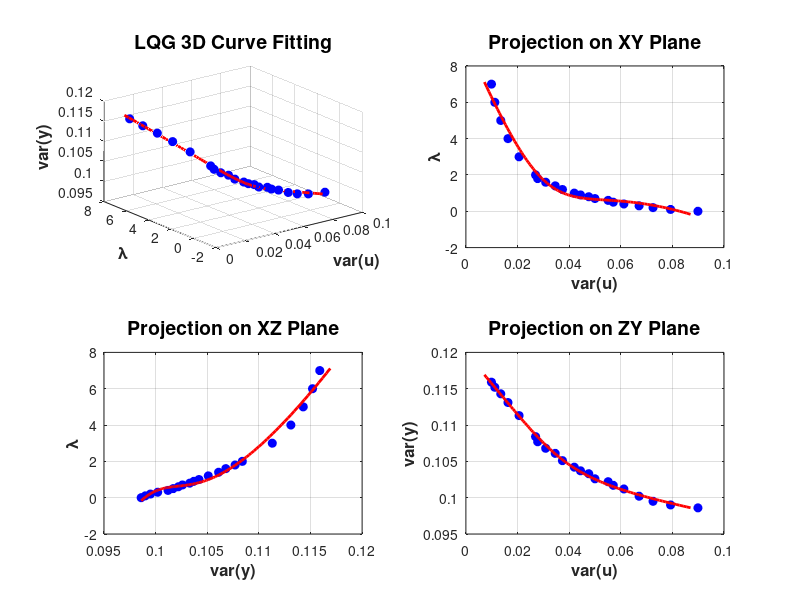

Here is the MATLAB script that generated this plot:
% Step 1: 加载数据
%%数值算例   17个数据
x1 = [0, 0.1, 0.2, 0.3, 0.4, 0.5, 0.6, 0.7, 0.8, 0.9, 1, 2, 3, 4, 5, 6, 7]'; %λ
y1 = [1.0259, 0.8754, 0.8005, 0.7448, 0.6992, 0.6645, 0.6351, 0.6096, 0.5866, 0.5671, 0.5496, 0.4350, 0.3707, 0.3263, 0.2941, 0.2702, 0.2470]'; %var(u)
z1 = [1.5948, 1.5991, 1.6071, 1.6058, 1.6167, 1.6213, 1.6261, 1.6309, 1.6422, 1.6467, 1.6511, 1.7008, 1.7333, 1.7658, 1.8010, 1.8342, 1.8431]'; %var(y)
%%工业实例   21个数据
x2 = [0, 0.1, 0.2, 0.3, 0.4, 0.5, 0.6, 0.7, 0.8, 0.9, 1, 1.2, 1.4, 1.6, 1.8, 2, 3, 4, 5, 6, 7]; %λ
y2 = [0.0899, 0.0793, 0.0725, 0.0671, 0.0612, 0.0571, 0.0551, 0.05, 0.0476, 0.0444, 0.042, 0.0374, 0.0346, 0.0309, 0.0278, 0.027, 0.0206, 0.0163, 0.0135, 0.0112, 0.0099]; %var(u)
z2 = [0.0986, 0.099, 0.0995, 0.1002, 0.1012, 0.1017, 0.1022, 0.1026, 0.1033, 0.1037, 0.1042, 0.1051, 0.1061, 0.1068, 0.1077, 0.1084, 0.1113, 0.1131, 0.1143, 0.1152, 0.1159]; %var(y)
%选择数据来源
x=x2;
y=y2;
z=z2;

% Step 2: 创建一个参数 t
t = (1:length(x))';

% 使用多项式拟合 x(t), y(t), z(t)
dim=3;
p_x = polyfit(t, x, dim);
p_y = polyfit(t, y, dim);
p_z = polyfit(t, z, dim);

% 生成插值点
t_fit = linspace(min(t), max(t), 100);
x_fit = polyval(p_x, t_fit);
y_fit = polyval(p_y, t_fit);
z_fit = polyval(p_z, t_fit);

% Step 3: 清除所有之前的图形窗口并绘制3D曲线和投影
% close all; % 关闭所有图形窗口
% clf; % 清除当前图形窗口中的内容
% figure; % 创建一个新窗口

% 3D曲线
subplot(2, 2, 1); % 创建子图1
plot3(y, x, z, 'bo', 'MarkerSize', 6, 'MarkerFaceColor', 'b');
hold on;
plot3(y_fit, x_fit, z_fit, 'r-', 'LineWidth', 2);
xlabel('var(u)', 'FontSize', 12, 'FontWeight', 'bold');
ylabel('λ', 'FontSize', 12, 'FontWeight', 'bold');
zlabel('var(y)', 'FontSize', 12, 'FontWeight', 'bold');
title('LQG 3D Curve Fitting', 'FontSize', 14, 'FontWeight', 'bold');
grid on;
view(3);
rotate3d on;
hold off;

% XY投影
subplot(2, 2, 2); % 创建子图2
plot(y, x, 'bo', 'MarkerSize', 6, 'MarkerFaceColor', 'b');
hold on;
plot(y_fit, x_fit, 'r-', 'LineWidth', 2);
xlabel('var(u)', 'FontSize', 12, 'FontWeight', 'bold');
ylabel('λ', 'FontSize', 12, 'FontWeight', 'bold');
title('Projection on XY Plane', 'FontSize', 14, 'FontWeight', 'bold');
grid on;
hold off;

% XZ投影
subplot(2, 2, 3); % 创建子图3
plot(z, x, 'bo', 'MarkerSize', 6, 'MarkerFaceColor', 'b');
hold on;
plot(z_fit, x_fit, 'r-', 'LineWidth', 2);
xlabel('var(y)', 'FontSize', 12, 'FontWeight', 'bold');
ylabel('λ', 'FontSize', 12, 'FontWeight', 'bold');
title('Projection on XZ Plane', 'FontSize', 14, 'FontWeight', 'bold');
grid on;
hold off;

% YZ投影
subplot(2, 2, 4); % 创建子图4
plot(y, z, 'bo', 'MarkerSize', 6, 'MarkerFaceColor', 'b');
hold on;
plot(y_fit, z_fit, 'r-', 'LineWidth', 2);
xlabel('var(u)', 'FontSize', 12, 'FontWeight', 'bold');
ylabel('var(y)', 'FontSize', 12, 'FontWeight', 'bold');
title('Projection on ZY Plane', 'FontSize', 14, 'FontWeight', 'bold');
grid on;
hold off;

% 输出拟合函数的表达式
fprintf('LQG三维曲线的数学表达式:\n');
fprintf('x(t){λ} = %.6f*t^3 + %.6f*t^2 + %.6f*t + %.6f\n', p_x);
fprintf('y(t){u} = %.6f*t^3 + %.6f*t^2 + %.6f*t + %.6f\n', p_y);
fprintf('z(t){y} = %.6f*t^3 + %.6f*t^2 + %.6f*t + %.6f\n', p_z);
